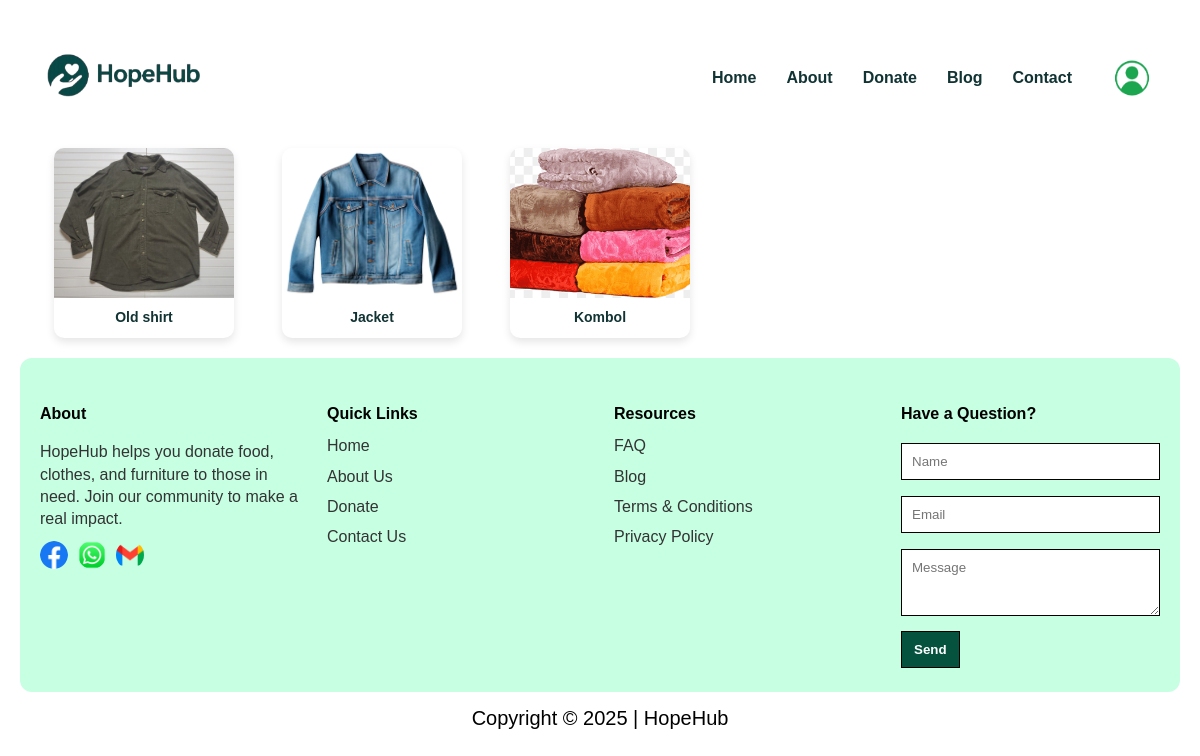
The app's page /donations/receive/clothes/ (signed in) with its own data.
### donations/models.py (models this page shows, shortened)
class Donation(models.Model):
    CATEGORY_CHOICES = [
        ('food', 'Food'),
        ('clothes', 'Clothes'),
        ('furniture', 'Furniture'),
    ]
    donor = models.ForeignKey(User, on_delete=models.CASCADE)
    category = models.CharField(max_length=20, choices=CATEGORY_CHOICES)
    item_name = models.CharField(max_length=100)
    item_image = models.ImageField(upload_to='donation_images/')
    quantity = models.PositiveIntegerField()
    address = models.TextField()
    details = models.TextField()
    created_at = models.DateTimeField(auto_now_add=True)

### donations/views.py (the view)
# urls.py: path('receive/clothes/', views.clothsreceive, name='clothsreceive'),
def clothsreceive(request):
    items = Donation.objects.filter(category='clothes')
    return render(request, 'donations/clothsreceive.html', {'items': items})

### donations/templates/donations/clothsreceive.html (shortened to what this page needs)
{% load static %}
<!doctype html>
<html lang="bn">
<head>
  <link rel="stylesheet" href="{% static 'css/style.css' %}">
</head>
<body>
<div class="wrap">
  <header>
    <div class="brand">
      <img src="{% static 'image/logo.png' %}" alt="HopeHub Logo">
    </div>
    <nav aria-label="Main navigation">
      <a href="{% url 'home' %}">Home</a>
      <a href="{% url 'aboutus' %}">About</a>
      <a href="{% url 'donateform' %}">Donate</a>
      <a href="{% url 'blog' %}">Blog</a>
      <a href="{% url 'contactus' %}">Contact</a>
      {% if user.is_authenticated %}
        <a href="{% url 'profile' %}" class="profile-icon">
          <img src="{% static 'image/profile.png' %}" alt="Profile" style="width:60px; height:40px; border-radius:50%;">
        </a>
      {% else %}
        <a class="cta" href="{% url 'login' %}">Login/Signup</a>
      {% endif %}
    </nav>
  </header>
  <section class="item-gallery">
    {% for item in items %}
      <div class="item-card">
        {% if item.item_image %}
          <img src="{{ item.item_image.url }}" alt="{{ item.item_name }}">
        {% endif %}
        <p>{{ item.item_name }}</p>
      </div>
    {% empty %}
      <p>No donations yet.</p>
    {% endfor %}
  </section>
  <footer>
    <div class="footer-col">
      <h4>About</h4>
      <p>HopeHub helps you donate food, clothes, and furniture to those in need. Join our community to make a real impact.</p>
      <div class="social-icons">
        <img src="{% static 'image/facebook.png' %}" alt="Facebook">
        <img src="{% static 'image/whatsapp.png' %}" alt="WhatsApp">
        <img src="{% static 'image/gmail.png' %}" alt="Gmail">
      </div>
    </div>
    <div class="footer-col links">
      <h4>Quick Links</h4>
      <ul>
        <li><a href="{% url 'home' %}">Home</a></li>
        <li><a href="{% url 'aboutus' %}">About Us</a></li>
        <li><a href="{% url 'donateform' %}">Donate</a></li>
        <li><a href="{% url 'contactus' %}">Contact Us</a></li>
      </ul>
    </div>
    <div class="footer-col resources">
      <h4>Resources</h4>
      <ul>
        <li><a href="{% url 'faq' %}">FAQ</a></li>
        <li><a href="{% url 'blog' %}">Blog</a></li>
        <li><a href="{% url 'termsconditions' %}">Terms & Conditions</a></li>
        <li><a href="{% url 'privacypolicy' %}">Privacy Policy</a></li>
      </ul>
    </div>
    <div class="footer-col contact-form" style="max-width:320px">
      <h4>Have a Question?</h4>
      <input type="text" placeholder="Name" />
      <input type="email" placeholder="Email" />
      <textarea rows="3" placeholder="Message"></textarea>
      <button >Send</button>
    </div>
  </footer>
  <div class="copyright">
    Copyright &copy; 2025 | HopeHub
  </div>
</div>
</body>
</html>

### static/css/style.css (style rules this page uses)
:root { --green: #05533f; --green-dark: #076b25; --accent:#f1fdf6; --muted: #ffffff; --soft:#eafdf3; --radius:14px; --shadow: 0 6px 20px rgba(16,42,30,0.08); font-family: "Inter", system-ui, sans-serif; }
* { box-sizing:border-box }
body, h1, h2, h3, h4, h5, h6, input, textarea, button, p { font-family: 'Inria Sans', sans-serif; }
body { margin:0; background: #ffffff; color:#133; line-height:1.4; justify-content: center; align-items: center; display: flex; }
a { color:inherit;text-decoration:none }
img { max-width:100%;display:block }
.wrap { max-width: 1440px; width: 100%; margin:28px auto; padding:0 20px; }
header { width:100%; height:100px; background:white; padding:14px 18px; display:flex; justify-content:space-between; align-items:center; }
.brand img { width:180px; height:auto; }
nav { display:flex; gap:30px; align-items:center; font-weight:600; margin-left:auto; }
footer { background: #C6FFE2; padding: 24px 20px; display: flex; flex-wrap: wrap; gap: 28px; border-radius: 12px; }
footer .footer-col { flex: 1 1 200px; }
footer .footer-col h4 { font-weight: 700; margin-bottom: 10px; color: #000; }
footer .footer-col p { font-weight: 400; color: #333; margin-bottom: 10px; line-height: 1.4; }
footer .footer-col ul { list-style: none; padding-left: 0; margin: 0; }
footer .footer-col ul li { margin-bottom: 8px; color: #333; cursor: pointer; }
footer .social-icons { display: flex; gap: 10px; margin-top: 8px; }
.footer-col .social-icons img { width: 28px; height: 28px; object-fit: cover; border-radius: 50%; }
.copyright { text-align: center; color: #000; font-size: 20px; margin: 12px 0 20px 0; }
.contact-form input,.contact-form textarea { width:100%; padding:10px; margin:8px 0; border: 1px solid black; }
.contact-form button { background:var(--green); color:white; padding:10px 12px; border: 1px solid black; cursor:pointer; font-weight:700; }
input { padding: 10px; margin: 6px 0 12px 0; border: none; background: #ffffff; }

### donations/templates/donations/clothsreceive.html (style rules this page uses)
.item-gallery { display: grid; grid-template-columns: repeat(auto-fill, minmax(180px, 1fr)); gap: 20px; padding: 20px; justify-items: center; }
.item-card { background-color: #fff; border-radius: 10px; overflow: hidden; text-align: center; box-shadow: 0 4px 8px rgba(0,0,0,0.1); width: 180px; }
.item-card img { width: 100%; height: 150px; object-fit: cover; display: block; }
.item-card p { margin: 10px 0; font-weight: bold; font-size: 14px; }

### records on screen
Donation: item_image (picture), item_name "Old shirt"
Donation: item_image (picture), item_name "Jacket"
Donation: item_image (picture), item_name "Kombol"
